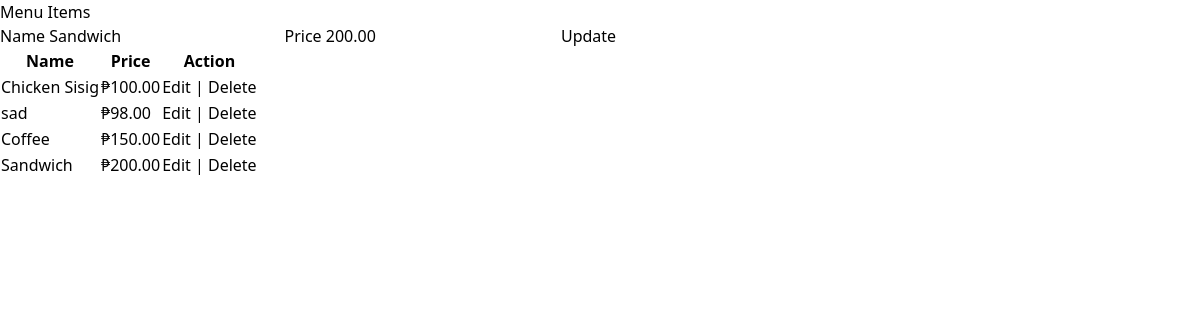
Page /edit-menu-item/12/ on the committed database.
### sales_list/models.py (models this page shows, shortened)
class MenuItem(models.Model):
    name = models.CharField(max_length=255)
    price = models.DecimalField(max_digits=10, decimal_places=2)

### sales_list/views.py (the view, shortened to what this page needs)
# urls.py: path('edit-menu-item/<int:id>/' ,sales.editMenuItem, name='edit_menu_item'),
def editMenuItem(request, id):
    item = MenuItem.objects.get(pk=id)  # Fetch the item to be edited
    all_items = MenuItem.objects.all()  # Fetch all items for the list
    context = {
        'item_to_edit': item,
        'all_items': all_items,
    }
    return render(request, 'menulist.html', context)

### sales_list/templates/menulist.html (shortened to what this page needs)
{% extends 'base.html' %}
{% block content %}
<div>
    <h2>Menu Items</h2>
    <form method="POST">
        {% if item_to_edit %}
            <label for="name">Name</label>
            <input type="text" name="name" value="{{ item_to_edit.name }}">
            <label for="price">Price</label>
            <input type="number" name="price" value="{{ item_to_edit.price }}">
            <button type="submit" class="btn btn-primary">Update</button>
        {% else %}
            <label for="name">Name</label>
            <input type="text" name="name">
            <label for="price">Price</label>
            <input type="number" name="price">
            <button type="submit" class="btn btn-primary">Save</button>
        {% endif %}
    </form>
    <form method="POST">
        <table class="table-auto">
            <thead>
                <tr>
                    <th>Name</th>
                    <th>Price</th>
                    <th>Action</th>
                </tr>
                </thead>
                <tbody>
                    {% for item in all_items %}
                        <tr>
                            <td>{{ item.name }}</td>
                            <td>₱{{ item.price }}</td>
                            <td>
                                <a href= "{% url 'edit_menu_item' item.id %}">Edit</a> |
                                <a href= "{% url 'delete_menu_item' item.id %}">Delete</a>
                            </td>
                        </tr>
                    {% endfor %}
                </tbody>
        </table>
    </form>
</div>
{% endblock %}

### rows in the picture
MenuItem: name "Sandwich", price "200.00"
MenuItem: name "Chicken Sisig", price "100.00"
MenuItem: name "sad", price "98.00"
MenuItem: name "Coffee", price "150.00"
